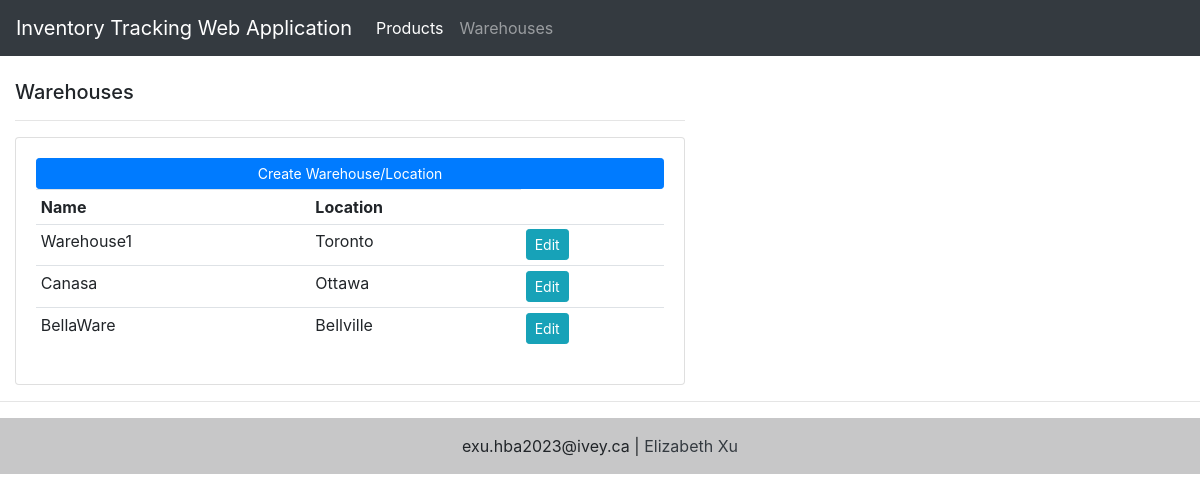
The page /warehouses/ on the database its author committed.
### inventory_app/models.py (models this page shows, shortened)
class Warehouse(models.Model):
    name = models.CharField(max_length=200,null=True)
    location = models.CharField(max_length=200,null=True)

### inventory_app/views.py (the view)
# urls.py: path('warehouses/', views.warehouses, name='warehouses'),
def warehouses(request):
    warehouses =  inventory_app.models.Warehouse.objects.all
    return render(request, 'inventory/warehouses.html',{'warehouses':warehouses})

### inventory_app/templates/inventory/warehouses.html
{% extends 'Inventory/main.html' %}
{% block content %}
<br>
<div class="col-md-7">
	<h5>Warehouses</h5>
	<hr>
	<div class="card card-body">
		<a class="btn btn-primary  btn-sm btn-block" href="{% url 'create_warehouse' %}">Create Warehouse/Location</a>
		<table class="table table-sm">
			<tr>
				<th>Name</th>
				<th>Location</th>
			</tr>
			{% for i in warehouses %}
				<tr>
				<td>{{i.name}}</td>
				<td>{{i.location}}</td>
				<td><a class="btn btn-sm btn-info" href="{% url 'update_warehouse' i.name %}">Edit</a></td>
				</tr>
			{% endfor %}
		</table>
	</div>
</div>
{% endblock %}

### rows shown on the page
Warehouse: name "Warehouse1", location "Toronto"
Warehouse: name "Canasa", location "Ottawa"
Warehouse: name "BellaWare", location "Bellville"
